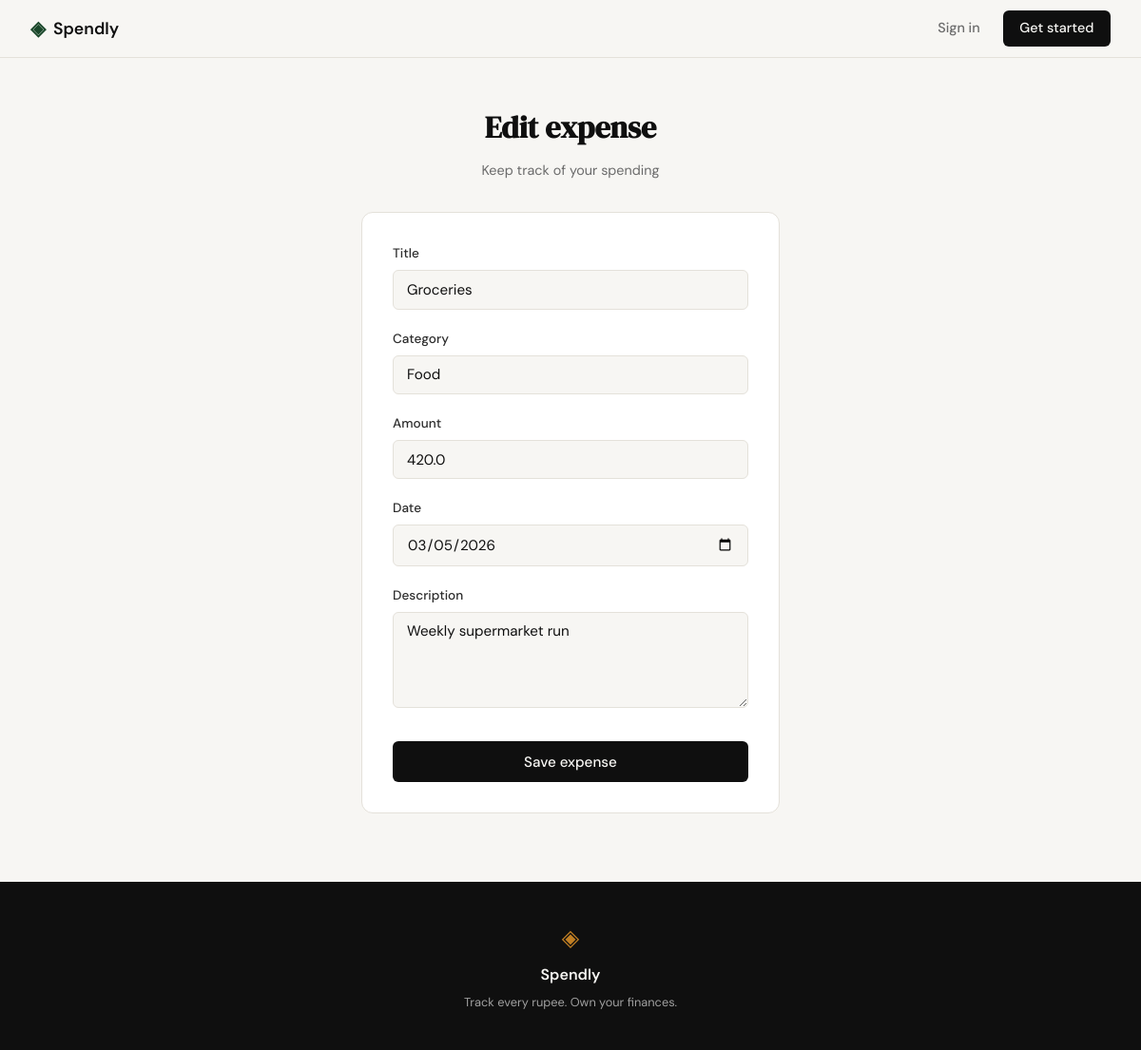
/expenses/1/edit (signed in), run on the app's committed database.
### tables this page shows
CREATE TABLE expenses (
                id INTEGER PRIMARY KEY AUTOINCREMENT,
                user_id INTEGER NOT NULL,
                title TEXT NOT NULL,
                category TEXT NOT NULL,
                amount REAL NOT NULL,
                description TEXT,
                expense_date TEXT NOT NULL,
                created_at TEXT NOT NULL DEFAULT CURRENT_TIMESTAMP,
                FOREIGN KEY (user_id) REFERENCES users(id) ON DELETE CASCADE
            );

### app.py (the view, shortened to what this page needs)
    @app.route("/expenses/<int:id>/edit", methods=["GET", "POST"])
    def edit_expense(id):
        user = get_current_user()
        if user is None:
            return redirect(url_for("login"))
        conn = get_db()
        try:
            expense = conn.execute(
                "SELECT * FROM expenses WHERE id = ? AND user_id = ?",
                (id, user["id"]),
            ).fetchone()
        finally:
            conn.close()
        if expense is None:
            return redirect(url_for("profile"))
        return render_template("expense_form.html", user=user, expense=dict(expense), mode="Edit")

### database/db.py (called while the page is built)
def get_db():
    conn = sqlite3.connect(DB_PATH)
    conn.row_factory = sqlite3.Row
    conn.execute("PRAGMA foreign_keys = ON")
    return conn

### templates/expense_form.html (shortened to what this page needs)
{% extends "base.html" %}
{% block content %}
<section class="auth-section">
    <div class="auth-container">
        <div class="auth-header">
            <h1 class="auth-title">{{ mode }} expense</h1>
            <p class="auth-subtitle">Keep track of your spending</p>
        </div>
        <div class="auth-card">
            <form method="POST" action="{% if mode == 'Edit' %}{{ url_for('edit_expense', id=expense.id) }}{% else %}{{ url_for('add_expense') }}{% endif %}">
                <div class="form-group">
                    <label for="title">Title</label>
                    <input type="text" id="title" name="title" class="form-input" value="{{ expense.title if expense else '' }}" required>
                </div>
                <div class="form-group">
                    <label for="category">Category</label>
                    <input type="text" id="category" name="category" class="form-input" value="{{ expense.category if expense else '' }}" required>
                </div>
                <div class="form-group">
                    <label for="amount">Amount</label>
                    <input type="number" id="amount" name="amount" step="0.01" min="0.01" class="form-input" value="{{ expense.amount if expense else '' }}" required>
                </div>
                <div class="form-group">
                    <label for="expense_date">Date</label>
                    <input type="date" id="expense_date" name="expense_date" class="form-input" value="{{ expense.expense_date if expense else '' }}" required>
                </div>
                <div class="form-group">
                    <label for="description">Description</label>
                    <textarea id="description" name="description" class="form-input" rows="4">{{ expense.description if expense else '' }}</textarea>
                </div>
                <button type="submit" class="btn-submit">Save expense</button>
            </form>
        </div>
    </div>
</section>
{% endblock %}

### static/css/style.css (style rules this page uses)
:root { --ink: #0f0f0f; --ink-soft: #2d2d2d; --ink-muted: #6b6b6b; --ink-faint: #a0a0a0; --paper: #f7f6f3; --paper-warm: #f0ede6; --paper-card: #ffffff; --accent: #1a472a; --accent-light: #e8f0eb; --accent-2: #c17f24; --accent-2-light: #fdf3e3; --danger: #c0392b; --danger-light: #fdecea; --border: #e4e1da; --border-soft: #eeebe4; --font-display: 'DM Serif Display', Georgia, serif; --font-body: 'DM Sans', system-ui, sans-serif; --max-width: 1200px; --auth-width: 440px; --radius-sm: 6px; --radius-md: 12px; --radius-lg: 20px; }
*, *::before, *::after { box-sizing: border-box; margin: 0; padding: 0; }
html { font-size: 16px; scroll-behavior: smooth; }
body { background: var(--paper); color: var(--ink); font-family: var(--font-body); font-size: 1rem; line-height: 1.6; -webkit-font-smoothing: antialiased; }
.auth-section { min-height: calc(100vh - 60px - 100px); display: flex; align-items: center; justify-content: center; padding: 3rem 2rem; }
.auth-container { width: 100%; max-width: var(--auth-width); }
.auth-header { text-align: center; margin-bottom: 2rem; }
.auth-title { font-family: var(--font-display); font-size: 2rem; color: var(--ink); margin-bottom: 0.5rem; }
.auth-subtitle { font-size: 0.9rem; color: var(--ink-muted); }
.auth-card { background: var(--paper-card); border: 1px solid var(--border); border-radius: var(--radius-md); padding: 2rem; margin-bottom: 1.5rem; }
.form-group { margin-bottom: 1.25rem; }
.form-group label { display: block; font-size: 0.85rem; font-weight: 500; color: var(--ink-soft); margin-bottom: 0.4rem; }
.form-input { width: 100%; padding: 0.6rem 0.875rem; border: 1px solid var(--border); border-radius: var(--radius-sm); font-family: var(--font-body); font-size: 0.95rem; color: var(--ink); background: var(--paper); outline: none; transition: border-color 0.2s; }
.form-input::placeholder { color: var(--ink-faint); }
.btn-submit { width: 100%; padding: 0.7rem; background: var(--ink); color: var(--paper); border: none; border-radius: var(--radius-sm); font-family: var(--font-body); font-size: 0.95rem; font-weight: 500; cursor: pointer; transition: background 0.2s; margin-top: 0.5rem; }

### data on the page
expenses: title "Groceries", category "Food", amount "420.0", expense_date "03/05/2026", description "Weekly supermarket run"

### other printed values
{{ mode }} "Edit"
